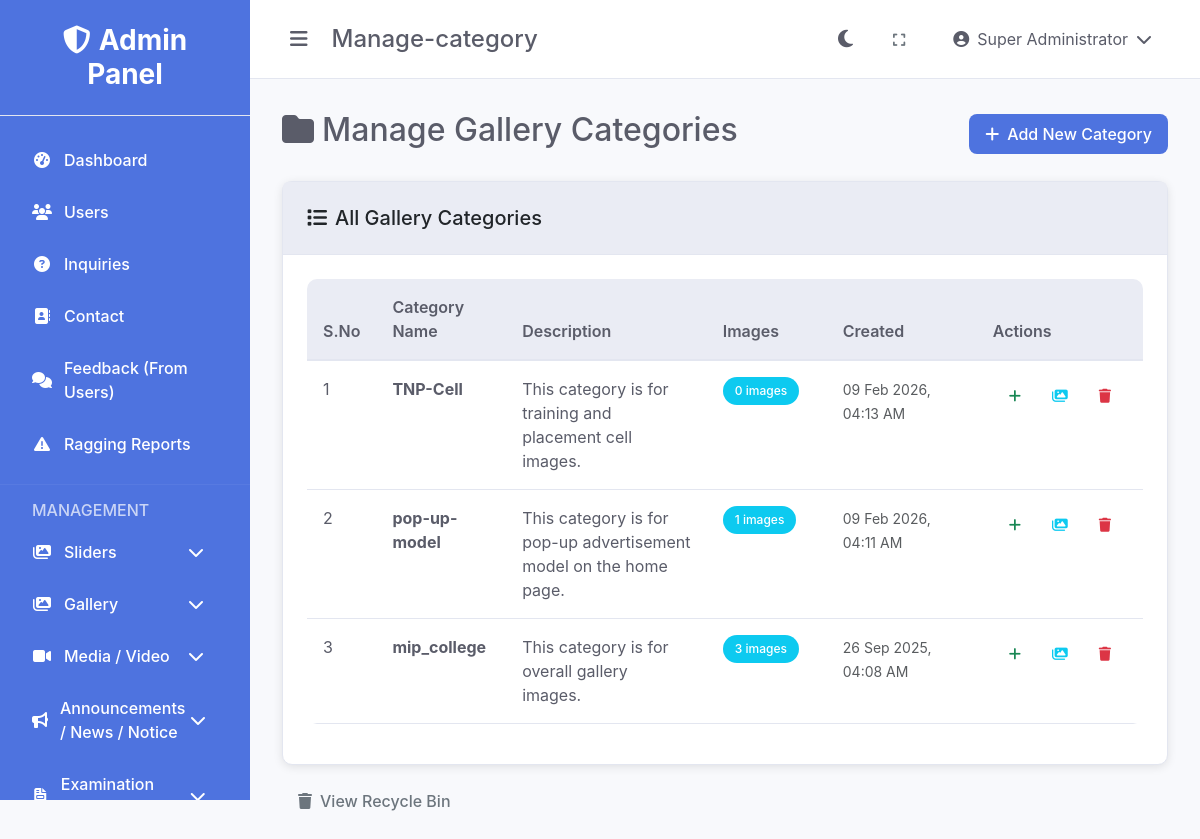
The page /gallery/manage-category.php (signed in) on the database its author committed.
### tables this page shows
CREATE TABLE IF NOT EXISTS `gallery_categories` (
  `id` int(11) NOT NULL AUTO_INCREMENT,
  `name` varchar(255) NOT NULL,
  `description` text,
  `status` enum('active','inactive') DEFAULT 'active',
  `created_at` timestamp NOT NULL DEFAULT CURRENT_TIMESTAMP,
  `updated_at` timestamp NOT NULL DEFAULT CURRENT_TIMESTAMP ON UPDATE CURRENT_TIMESTAMP,
  PRIMARY KEY (`id`)
);

### includes/functions.php (called while the page is built, shortened)
<?php
function getBaseUrl() {
    $protocol = isset($_SERVER['HTTPS']) && $_SERVER['HTTPS'] === 'on' ? 'https' : 'http';
    $host = $_SERVER['HTTP_HOST'];
    $scriptPath = $_SERVER['SCRIPT_NAME'];
    $adminPanelPos = strpos($scriptPath, '/control-dashboard');
    if ($adminPanelPos !== false) {
        $basePath = substr($scriptPath, 0, $adminPanelPos + strlen('/control-dashboard'));
        $path = substr($basePath, 0, $adminPanelPos);
    } else {
        $path = '';
    }
    return $protocol . '://' . $host . $path;
}
function getAssetUrl($path = '') {
    $baseUrl = getBaseUrl();
    $adminPath = '/control-dashboard';
    $path = ltrim($path, '/');
    return $baseUrl . $adminPath . '/assets/' . $path;
}
function formatDate($date) {
    return date('d M Y, h:i A', strtotime($date));
}
?>

### gallery/manage-category.php (the view, shortened to what this page needs)
<?php
require_once '../config/database.php';
require_once '../includes/functions.php';
$sql = "SELECT gc.*, COUNT(gi.id) as image_count
        FROM gallery_categories gc
        LEFT JOIN gallery_images gi ON gc.id = gi.category_id
        GROUP BY gc.id
        ORDER BY gc.created_at DESC";
$result = $conn->query($sql);
$categories = $result->fetch_all(MYSQLI_ASSOC);
?>
<!DOCTYPE html>
<html lang="en">
<head>
    <link href="https://cdn.jsdelivr.net/npm/bootstrap@5.3.0/dist/css/bootstrap.min.css" rel="stylesheet">
    <link href="https://cdnjs.cloudflare.com/ajax/libs/font-awesome/6.4.0/css/all.min.css" rel="stylesheet">
    <link href="<?php echo getAssetUrl('css/style.css'); ?>" rel="stylesheet">
</head>
<body data-theme="light">
    <div class="admin-layout">
        <?php include $_SERVER['DOCUMENT_ROOT'] . '/mip310/control-dashboard/includes/sidebar.php'; ?>
        <div class="main-content">
            <?php include $_SERVER['DOCUMENT_ROOT'] . '/mip310/control-dashboard/includes/header.php'; ?>
            <div class="content">
                <div class="d-flex justify-content-between align-items-center mb-4">
                    <h2><i class="fas fa-folder me-2"></i>Manage Gallery Categories</h2>
                    <a href="add-category.php" class="btn btn-primary">
                        <i class="fas fa-plus me-2"></i>Add New Category
                    </a>
                </div>
                <div class="card">
                    <div class="card-header">
                        <h5 class="mb-0"><i class="fas fa-list me-2"></i>All Gallery Categories</h5>
                    </div>
                    <div class="card-body">
                        <?php if (empty($categories)): ?>
                            <div class="text-center py-5">
                                <i class="fas fa-folder fa-3x text-muted mb-3"></i>
                                <h5 class="text-muted">No categories found</h5>
                                <p class="text-muted">Start by adding your first gallery category.</p>
                                <a href="add-category.php" class="btn btn-primary">
                                    <i class="fas fa-plus me-2"></i>Add First Category
                                </a>
                            </div>
                        <?php else: ?>
                            <div class="table-responsive">
                                <table class="table table-hover">
                                    <thead>
                                        <tr>
                                            <th width="50">S.No</th>
                                            <th>Category Name</th>
                                            <th>Description</th>
                                            <th width="120">Images</th>
                                            <th width="150">Created</th>
                                            <th width="150">Actions</th>
                                        </tr>
                                    </thead>
                                    <tbody>
                                        <?php foreach ($categories as $index => $category): ?>
                                            <tr>
                                                <td><?php echo $index + 1; ?></td>
                                                <td>
                                                    <strong><?php echo htmlspecialchars($category['name']); ?></strong>
                                                </td>
                                                <td>
                                                    <?php if (!empty($category['description'])): ?>
                                                        <?php echo htmlspecialchars($category['description']); ?>
                                                    <?php else: ?>
                                                        <span class="text-muted">No description</span>
                                                    <?php endif; ?>
                                                </td>
                                                <td>
                                                    <span class="badge bg-info"><?php echo $category['image_count']; ?> images</span>
                                                </td>
                                                <td>
                                                    <small class="text-muted">
                                                        <?php echo formatDate($category['created_at']); ?>
                                                    </small>
                                                </td>
                                                <td>
                                                    <div class="btn-group" role="group">
                                                        <a href="add-image.php?category_id=<?php echo $category['id']; ?>"
                                                           class="btn btn-sm btn-outline-success"
                                                           title="Add Images">
                                                            <i class="fas fa-plus"></i>
                                                        </a>
                                                        <a href="manage-images.php?category_id=<?php echo $category['id']; ?>"
                                                           class="btn btn-sm btn-outline-info"
                                                           title="View Images">
                                                            <i class="fas fa-images"></i>
                                                        </a>
                                                        <a href="?delete=<?php echo $category['id']; ?>"
                                                           class="btn btn-sm btn-outline-danger"
                                                           title="Delete"
                                                           onclick="return confirm('Are you sure you want to delete this category? It will be moved to recycle bin.')">
                                                            <i class="fas fa-trash"></i>
                                                        </a>
                                                    </div>
                                                </td>
                                            </tr>
                                        <?php endforeach; ?>
                                    </tbody>
                                </table>
                            </div>
                        <?php endif; ?>
                    </div>
                </div>
                <div class="mt-3">
                    <a href="recycle.php" class="btn btn-outline-secondary">
                        <i class="fas fa-trash me-2"></i>View Recycle Bin
                    </a>
                </div>
            </div>
        </div>
    </div>
</body>
</html>

### assets/css/style.css (style rules this page uses)
:root { --primary-color: #4e73df; --secondary-color: #858796; --success-color: #1cc88a; --info-color: #36b9cc; --warning-color: #f6c23e; --danger-color: #e74a3b; --light-color: #f8f9fc; --dark-color: #5a5c69; --sidebar-width: 250px; --header-height: 60px; --transition-speed: 0.3s; }
[data-theme="light"] { --bg-primary: #ffffff; --bg-secondary: #f8f9fc; --bg-tertiary: #eaecf4; --text-primary: #5a5c69; --text-secondary: #858796; --border-color: #e3e6f0; --card-bg: #ffffff; --sidebar-bg: #4e73df; --header-bg: #ffffff; }
* { margin: 0; padding: 0; box-sizing: border-box; }
body { font-family: 'Nunito', -apple-system, BlinkMacSystemFont, 'Segoe UI', Roboto, sans-serif; background-color: var(--bg-secondary); color: var(--text-primary); transition: background-color var(--transition-speed), color var(--transition-speed); }
.admin-layout { display: flex; min-height: 100vh; }
.main-content { flex: 1; margin-left: var(--sidebar-width); transition: margin-left var(--transition-speed); }
.content { padding: 2rem; }
.card { background: var(--card-bg); border: 1px solid var(--border-color); border-radius: 10px; box-shadow: 0 2px 10px rgba(0, 0, 0, 0.1); transition: all 0.3s ease; }
.card-header { background: var(--bg-tertiary); border-bottom: 1px solid var(--border-color); padding: 1.5rem; border-radius: 10px 10px 0 0; }
.card-body { padding: 1.5rem; }
.btn { border-radius: 8px; font-weight: 500; padding: 0.5rem 1rem; transition: all 0.3s ease; border: none; }
.btn-primary { background: var(--primary-color); color: white; }
.table { background: var(--card-bg); border-radius: 10px; overflow: hidden; }
.table th { background: var(--bg-tertiary); border-bottom: 2px solid var(--border-color); color: var(--text-primary); font-weight: 600; padding: 1rem; }
.table td { padding: 1rem; border-bottom: 1px solid var(--border-color); color: var(--text-primary); }
.badge { padding: 0.5rem 0.75rem; border-radius: 20px; font-weight: 500; }

### rows shown on the page
gallery_categories: name "TNP-Cell", description "This category is for training and placement cell images.", image_count "0", created_at "09 Feb 2026, 04:13 AM"
gallery_categories: name "pop-up-model", description "This category is for pop-up advertisement model on the home page.", image_count "1", created_at "09 Feb 2026, 04:11 AM"
gallery_categories: name "mip_college", description "This category is for overall gallery images.", image_count "3", created_at "26 Sep 2025, 04:08 AM"

### other values the page prints
basename($_SERVER['PHP_SELF'], '.php') "Manage-category"
$_SESSION['full_name'] "Super Administrator"
